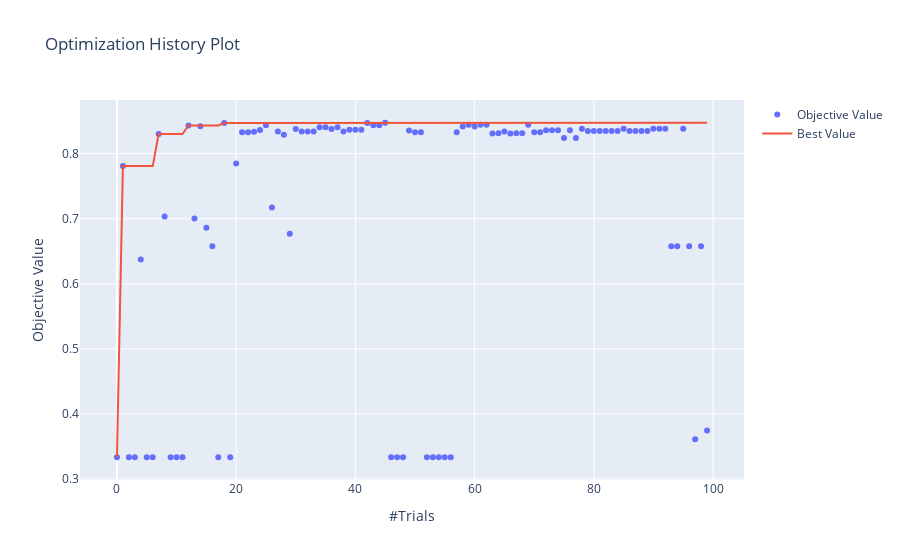

The cell this chart's notebook holds for it:
### Code cell
v=op.visualization.plot_optimization_history(study)
